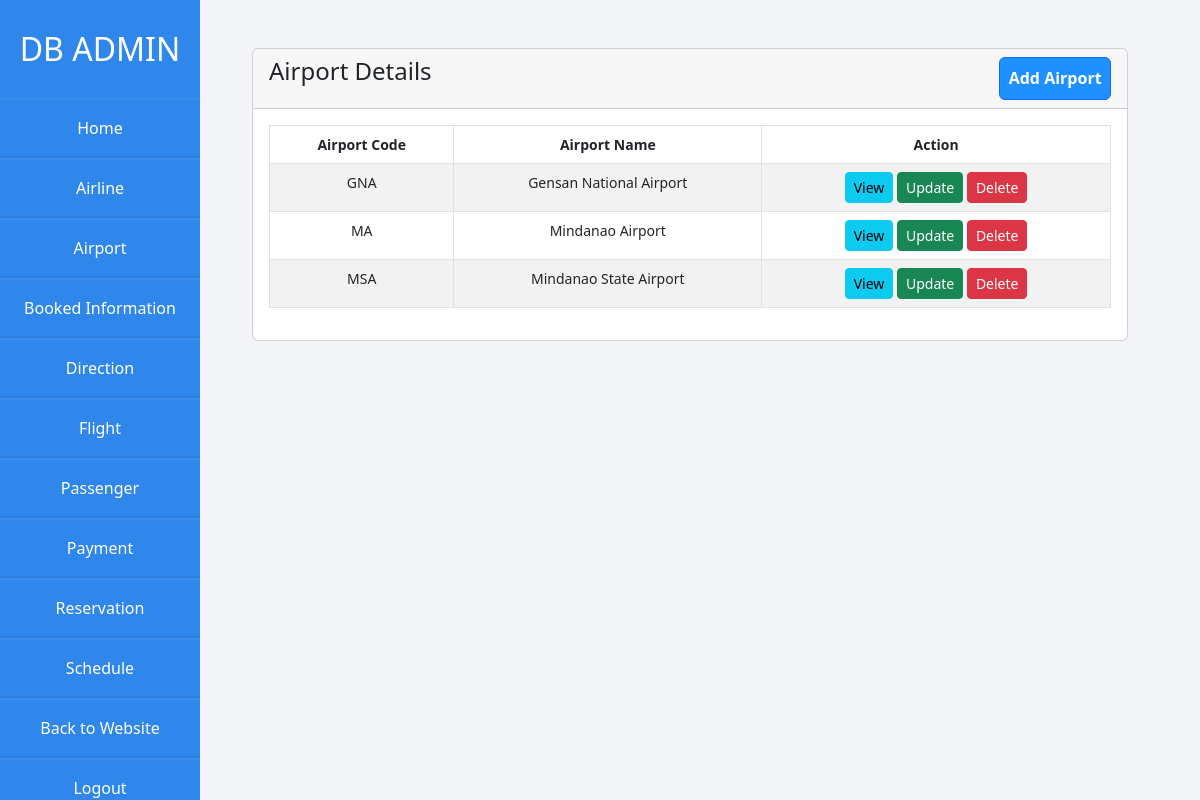
/Airlines/admin/airport.php, run on an earlier commit of the app's database.
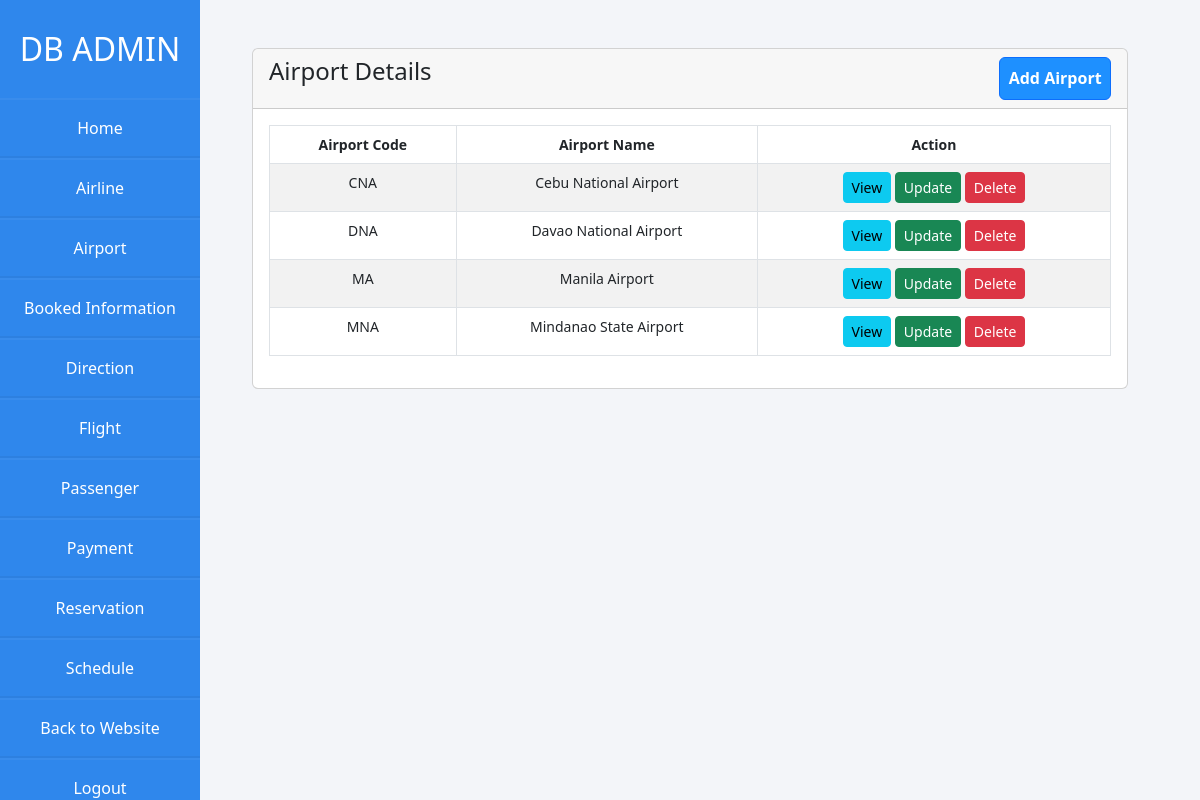
And on a later commit of the database.
### tables this page shows
CREATE TABLE `airport` (
  `airport_code` char(3) NOT NULL,
  `airport_name` varchar(255) NOT NULL
);

### Airlines/admin/airport.php (the view, shortened to what this page needs)
<?php
  require 'dbcon.php';
?>
<!doctype html>
<html lang="en">
  <head>
    <link href="https://cdn.jsdelivr.net/npm/bootstrap@5.2.0-beta1/dist/css/bootstrap.min.css" rel="stylesheet">
    <link rel="stylesheet" href="css/styles.css">
  </head>
  <body>
    <div class="wrapper">
      <div class="sidebar">
        <h2>DB Admin</h2>
        <li><a href="admin.php">Home</a></li>
        <li><a href="airline.php">Airline</a></li>
        <li><a href="airport.php">Airport</a></li>
        <li><a href="booked-information.php">Booked Information</a></li>
        <li><a href="direction.php">Direction</a></li>
        <li><a href="flight.php">Flight</a></li>
        <li><a href="passenger.php">Passenger</a></li>
        <li><a href="payment.php">Payment</a></li>
        <li><a href="reservation.php">Reservation</a></li>
        <li><a href="schedule.php">Schedule</a></li>
        <li><a href="../home.php"> Back to Website</a></li>
        <li><a href="logout-admin.php"> Logout</a></li>
      </div>
    </div>
    <div class="container mt-5">
      <div class="row">
        <div class="col-md-12">
          <div class="card">
            <div class="card-header">
              <h4>Airport Details
                <a href="airport-create.php" class="btn btn-primary float-end">Add Airport</a>
              </h4>
            </div>
            <div class="card-body">
              <table class="table table-bordered table-striped">
                  <thead>
                      <tr>
                        <th>Airport Code</th>
                        <th>Airport Name</th>
                        <th>Action</th>
                      </tr>
                  </thead>
                  <tbody>
                    <?php
                      $query = "SELECT * FROM airport";
                      $query_run = mysqli_query($con, $query);
                      if(mysqli_num_rows($query_run) > 0){
                        foreach($query_run as $airport){
                          ?>
                          <tr>
                            <td><?= $airport['airport_code']; ?></td>
                            <td><?= $airport['airport_name']; ?></td>
                            <td>
                              <a href="airport-view.php?airport_code=<?= $airport['airport_code']; ?>" class="btn btn-info btn-sm">View</a>
                              <a href="airport-update.php?airport_code=<?= $airport['airport_code']; ?>" class="btn btn-success btn-sm">Update</a>
                              <form action="code.php" method='POST' class="d-inline">
                                <button type="submit" name="delete_airport" value="<?=$airport['airport_code']; ?>" class="btn btn-danger btn-sm">Delete</a>
                              </form>
                            </td>
                          </tr>
                          <?php
                        }
                      }
                      else{
                        echo '<h5>No Record Found </h5>';
                      }
                    ?>
                  </tbody>
              </table>
            </div>
          </div>
        </div>
      </div>
    </div>
  </body>
</html>

What changed in the data, as far as the page shows it:
removed airport: airport_code "GNA", airport_name "Gensan National Airport"
removed airport: airport_code "MSA", airport_name "Mindanao State Airport"
added airport: airport_code "CNA", airport_name "Cebu National Airport"
added airport: airport_code "DNA", airport_name "Davao National Airport"
changed airport "MA": airport_name "Mindanao Airport" → "Manila Airport"
added airport: airport_code "MNA", airport_name "Mindanao State Airport"
